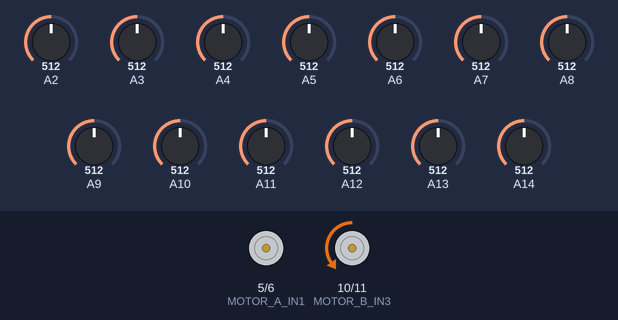
Recording of a sketch running on a simulated Arduino Mega 2560, built with avr-gcc and run on an emulated ATmega2560. Parts: motor-driver pin pairs drawn as motors (green arrow = first pin HIGH = forward, orange = second pin HIGH = backward, longer = more drive, scaled by the enable pin). The inputs (shaded band) are chosen by the test bench; at power-on: A8 = 512, A2 = 512, A3 = 512, A7 = 512, A6 = 512, A5 = 512, A4 = 512, A9 = 512, A10 = 512, A11 = 512, A12 = 512, A13 = 512, A14 = 512. What the sketch prints to the serial monitor is not drawn.

Above: at 6.2 s.
6.3 s: A8 set to 190
At 6.8 s:
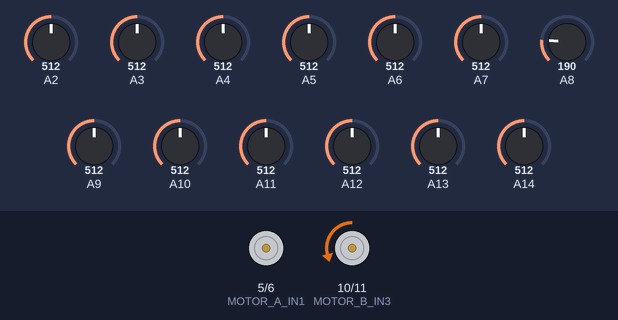
7.8 s: A2 set to 716
At 9.0 s:
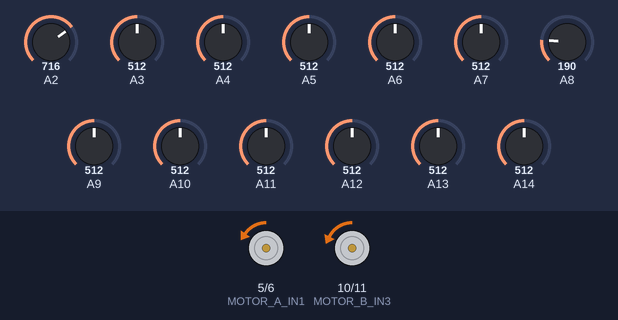
9.3 s: A3 set to 716
At 10.1 s:
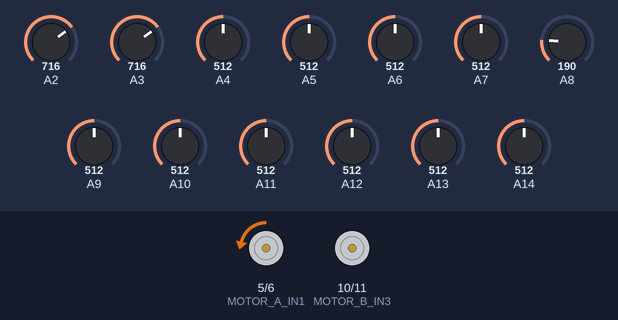
10.8 s: A7 set to 306
At 11.4 s:
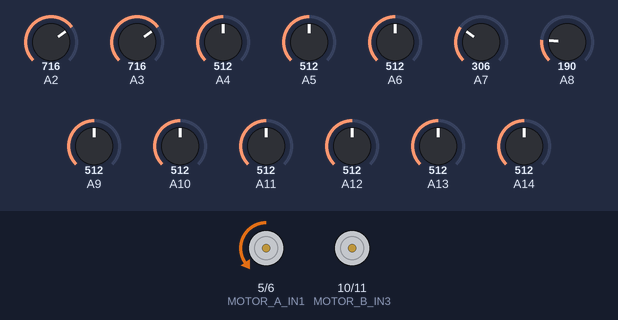
12.3 s: A6 set to 716
At 13.5 s:
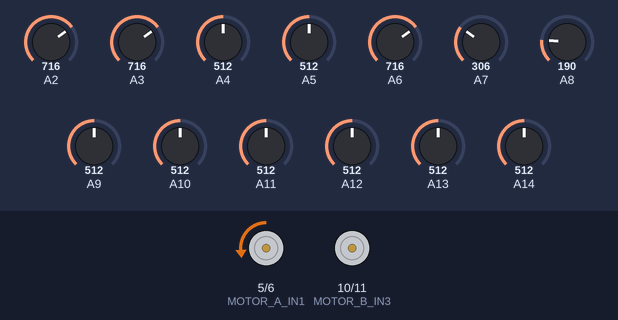
13.8 s: A5 set to 716
At 14.7 s:
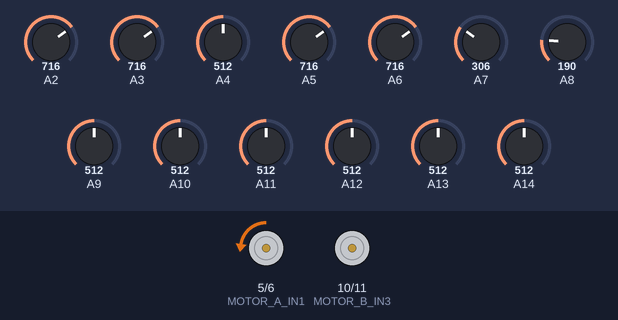
Timing chart, 0 to 16.3 s (numbered marks = the images above; inputs shaded):
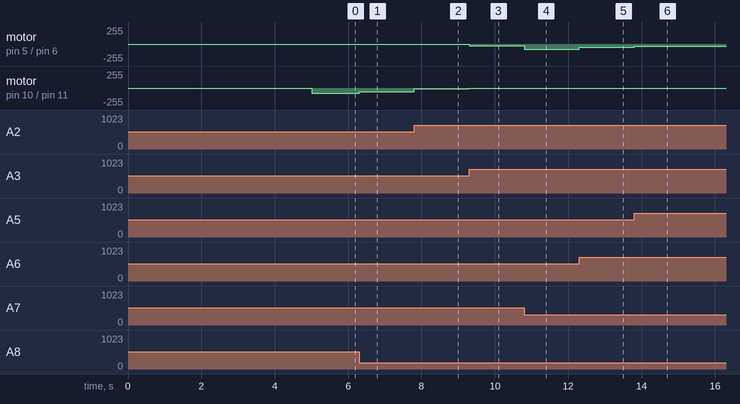

The sketch:

QTR_13_V0.3.ino
```cpp
#include <QTRSensors.h>

QTRSensors qtr;
const uint8_t SensorCount = 13;
uint16_t sensorValues[SensorCount];

const int MOTOR_A_ENA = 4; // Right motor speed control
const int MOTOR_A_IN1 = 5;  // Right motor direction control 1
const int MOTOR_A_IN2 = 6;  // Right motor direction control 2
const int MOTOR_B_ENB = 9;  // Left motor speed control
const int MOTOR_B_IN3 = 10;  // Left motor direction control 1
const int MOTOR_B_IN4 = 11;  // Left motor direction control 2

// Motor speed constants
const int BASE_SPEED = 10; // base speed of the motors
const int MAX_SPEED = 80;  // max motor speed

// PID constants
float Kp = 0.3; // Proportional gain
float Ki = 0;  // Integral gain
float Kd = 0;  // Derivative gain

// Error variables
int lastError = 0;
int integral = 0;

// Function to set motor speeds with differential for turning
void setMotors(int speedA, int speedB) {
  if (speedA < 0) {
    digitalWrite(MOTOR_A_IN1, HIGH);
    digitalWrite(MOTOR_A_IN2, LOW);
    speedA = -speedA; // Make speed a positive quantity
  } else {
    digitalWrite(MOTOR_A_IN1, LOW);
    digitalWrite(MOTOR_A_IN2, HIGH);
  }
  analogWrite(MOTOR_A_ENA, speedA); // Set right motor speed

  if (speedB < 0) {
    digitalWrite(MOTOR_B_IN3, HIGH);
    digitalWrite(MOTOR_B_IN4, LOW);
    speedB = -speedB; // Make speed a positive quantity
  } else {
    digitalWrite(MOTOR_B_IN3, LOW);
    digitalWrite(MOTOR_B_IN4, HIGH);
  }
  analogWrite(MOTOR_B_ENB, speedB); // Set left motor speed
}

void setup() {
  Serial.begin(9600);
  pinMode(MOTOR_A_ENA, OUTPUT);
  pinMode(MOTOR_A_IN1, OUTPUT);
  pinMode(MOTOR_A_IN2, OUTPUT);
  pinMode(MOTOR_B_ENB, OUTPUT);
  pinMode(MOTOR_B_IN3, OUTPUT);
  pinMode(MOTOR_B_IN4, OUTPUT);

  // configure the sensors
  qtr.setTypeAnalog();
  qtr.setSensorPins((const uint8_t[]) {
    A8, A7, A9, A6, A10, A5, A11, A4, A12, A3, A13, A2, A14
  }, SensorCount);
  qtr.setEmitterPin(13);

  // Calibrate sensors during setup
  Serial.println("Starting calibration...");
  for (uint16_t i = 0; i < 200; i++) { // 400 * 25 ms = 10 seconds
    qtr.calibrate();
  }
  Serial.println("Calibration complete");
}

void loop() {
  // read calibrated sensor values and obtain a measure of the line position
  uint16_t position = qtr.readLineBlack(sensorValues);

  // Compute the error from the center with a bias towards the right
  // This will make the robot think it's more to the right, causing left turns
  int error = position - ((SensorCount-1)*1000/2 + 500); // Adding a constant bias

  // Rest of the PID calculations remains the same

  // Integral term calculation
  integral += error;

  // Prevent integral windup by constraining the integral term
  integral = constrain(integral, -10000, 10000);

  // Derivative term calculation
  int derivative = error - lastError;

  // Calculate the motor speed difference using the PID controller
  int speedDifference = Kp * error + Ki * integral + Kd * derivative;

  // Adjust the speeds for each motor to prefer left turn
  int speedA = BASE_SPEED + speedDifference; // Right motor
  int speedB = BASE_SPEED - speedDifference; // Left motor

  // Additional bias towards the left turn
  speedA = constrain(speedA + 10, 0, MAX_SPEED); // Increase right motor speed slightly
  speedB = constrain(speedB - 10, 0, MAX_SPEED); // Decrease left motor speed slightly

  // Set the motor speeds
  setMotors(speedA, speedB);

  // Remember the last error for the next loop iteration
  lastError = error;
}
```

Measured:
- after the input at 6.3 s, motor on pin 10 (MOTOR_B_IN3) / pin 11 (MOTOR_B_IN4): backward 80/255 → backward 58/255 at once
- after the input at 7.8 s, motor on pin 5 (MOTOR_A_IN1) / pin 6 (MOTOR_A_IN2): stopped → backward 6/255 at once; motor on pin 10 (MOTOR_B_IN3) / pin 11 (MOTOR_B_IN4): backward 58/255 → backward 14/255 at once
- after the input at 9.3 s, motor on pin 5 (MOTOR_A_IN1) / pin 6 (MOTOR_A_IN2): backward 6/255 → backward 28/255 at once; motor on pin 10 (MOTOR_B_IN3) / pin 11 (MOTOR_B_IN4): backward 14/255 → stopped at once
- after the input at 10.8 s, motor on pin 5 (MOTOR_A_IN1) / pin 6 (MOTOR_A_IN2): backward 28/255 → backward 80/255 at once
- after the input at 12.3 s, motor on pin 5 (MOTOR_A_IN1) / pin 6 (MOTOR_A_IN2): backward 80/255 → backward 47/255 at once
- after the input at 13.8 s, motor on pin 5 (MOTOR_A_IN1) / pin 6 (MOTOR_A_IN2): backward 47/255 → backward 33/255 at once
